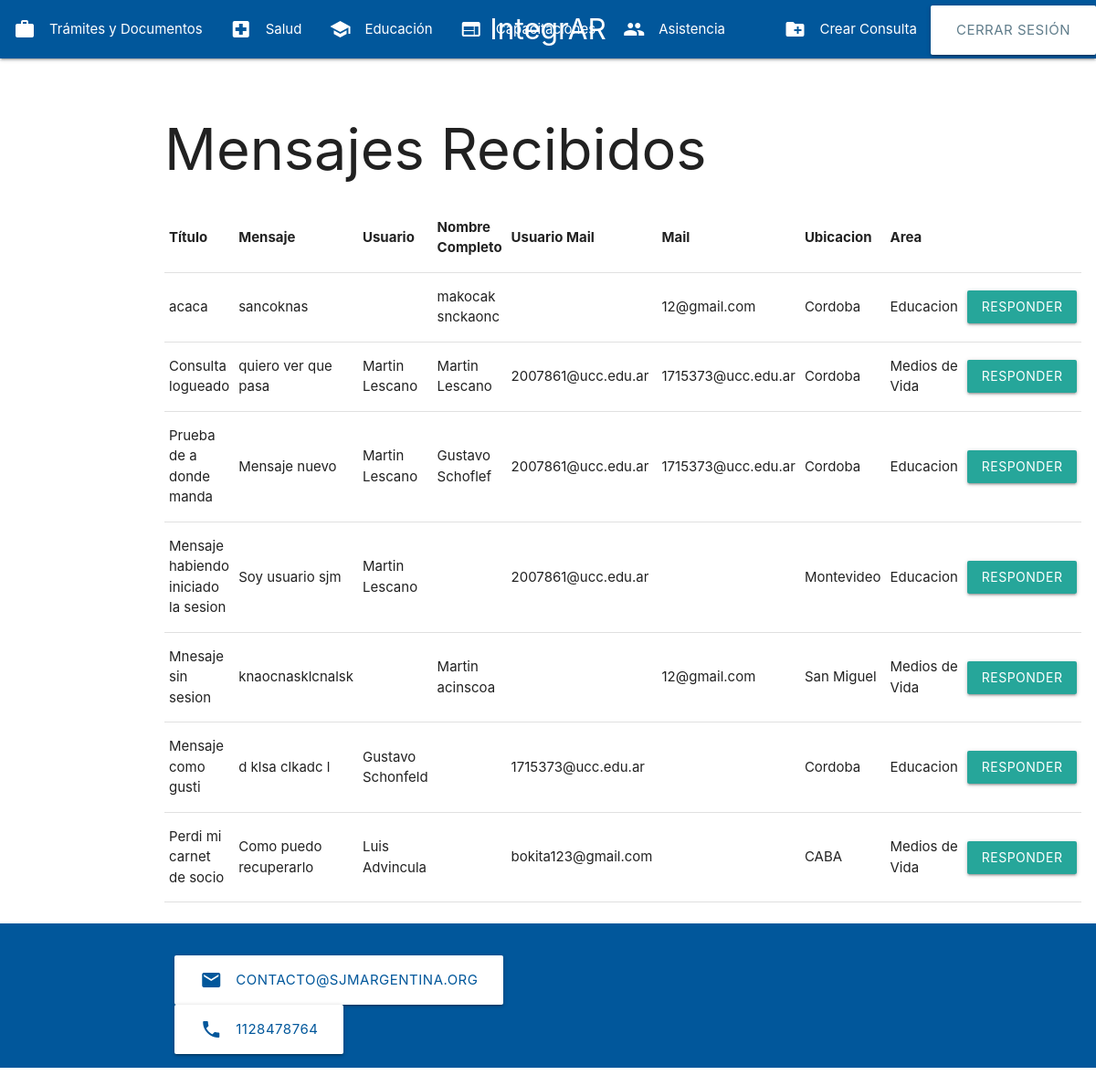
Page /gestionar_mensajes/ (signed in) on the committed database.
### consultas/models.py (models this page shows, shortened)
class Mensaje(models.Model):
    id = models.AutoField(primary_key=True)  # Campo para el ID (número de seguimiento)
    titulo = models.CharField(max_length=200)
    mensaje = models.TextField()
    fecha = models.DateTimeField(auto_now_add=True)
    usuario = models.ForeignKey(User, null=True, blank=True, on_delete=models.SET_NULL)
    nombre = models.CharField(max_length=100, blank=True)  # Para usuarios no registrados
    apellido = models.CharField(max_length=100, blank=True)
    telefono = models.CharField(max_length=15, blank=True)
    email = models.EmailField(blank=True)
    nucleo_familiar = models.CharField(max_length=100, blank=True)  # No obligatorio
    ubicacion = models.ForeignKey(Ubicacion, on_delete=models.CASCADE, related_name='mensajes', null=True)  # Permite nulos temporalmente
    area = models.ForeignKey(Area, on_delete=models.CASCADE, related_name='mensajes', null=True)  # Permite nulos temporalmente
    respuesta = models.TextField(blank=True)

class Ubicacion(models.Model):
    nombre = models.CharField(max_length=100)
    def __str__(self):
        return self.nombre

class Area(models.Model):
    nombre = models.CharField(max_length=100)
    def __str__(self):
        return self.nombre

### consultas/views.py (the view, shortened to what this page needs)
# urls.py: path('gestionar_mensajes/', views.gestionar_mensajes, name='gestionar_mensajes'),
@login_required
@user_passes_test(is_sjm)
def gestionar_mensajes(request):
    if not request.user.groups.filter(name='SJM').exists():
        return redirect('inicio')  # Redirigir si no es SJM
    mensajes = Mensaje.objects.all()
    return render(request, 'gestionar_mensajes.html', {'mensajes': mensajes})

### consultas/views.py (called while the page is built)
def is_sjm(user):
    return user.groups.filter(name='SJM').exists()

### consultas/templates/gestionar_mensajes.html (shortened to what this page needs)
<!DOCTYPE html>
<html lang="es">
<head>
    <link href="https://cdnjs.cloudflare.com/ajax/libs/materialize/1.0.0/css/materialize.min.css" rel="stylesheet">
</head>
<body>
    {% include 'navbar.html' %}
    <div class="container">
        <h1>Mensajes Recibidos</h1>
        <table>
            <thead>
                <tr>
                    <th>Título</th>
                    <th>Mensaje</th>
                    <th>Usuario</th>
                    <th>Nombre Completo</th>
                    <th>Usuario Mail</th>
                    <th>Mail</th>
                    <th>Ubicacion</th>
                    <th>Area</th>
                </tr>
            </thead>
            <tbody>
                {% for mensaje in mensajes %}
                    <tr>
                        <td>{{ mensaje.titulo }}</td>
                        <td>{{ mensaje.mensaje }}</td>
                        <td>{{ mensaje.usuario.first_name }} {{ mensaje.usuario.last_name }}</td>
                        <td>{{ mensaje.nombre }} {{ mensaje.apellido }}</td>
                        <td>{{ mensaje.usuario.email }}</td>
                        <td>{{ mensaje.email }}</td>
                        <td>{{ mensaje.ubicacion }}</td>
                        <td>{{ mensaje.area }}</td>
                        <td>
                            <a href="#respuesta-{{ mensaje.id }}" class="btn">Responder</a>
                        </td>
                    </tr>
                {% empty %}
                    <tr>
                        <td colspan="4">No hay mensajes.</td>
                    </tr>
                {% endfor %}
            </tbody>
        </table>
    </div>
    {% include 'footer.html' %}
</body>
</html>

### rows in the picture
Mensaje: titulo "acaca", mensaje "sancoknas", nombre "makocak", apellido "snckaonc", email "12@gmail.com", ubicacion "Cordoba", area "Educacion"
Mensaje: titulo "Consulta logueado", mensaje "quiero ver que pasa", usuario.first_name "Martin", usuario.last_name "Lescano", nombre "Martin", apellido "Lescano", usuario.email "2007861@ucc.edu.ar", email "1715373@ucc.edu.ar", ubicacion "Cordoba", area "Medios de Vida"
Mensaje: titulo "Prueba de a donde manda", mensaje "Mensaje nuevo", usuario.first_name "Martin", usuario.last_name "Lescano", nombre "Gustavo", apellido "Schoflef", usuario.email "2007861@ucc.edu.ar", email "1715373@ucc.edu.ar", ubicacion "Cordoba", area "Educacion"
Mensaje: titulo "Mensaje habiendo iniciado la sesion", mensaje "Soy usuario sjm", usuario.first_name "Martin", usuario.last_name "Lescano", usuario.email "2007861@ucc.edu.ar", ubicacion "Montevideo", area "Educacion"
Mensaje: titulo "Mnesaje sin sesion", mensaje "knaocnasklcnalsk", nombre "Martin", apellido "acinscoa", email "12@gmail.com", ubicacion "San Miguel", area "Medios de Vida"
Mensaje: titulo "Mensaje como gusti", mensaje "d klsa clkadc l", usuario.first_name "Gustavo", usuario.last_name "Schonfeld", usuario.email "1715373@ucc.edu.ar", ubicacion "Cordoba", area "Educacion"
Mensaje: titulo "Perdi mi carnet de socio", mensaje "Como puedo recuperarlo", usuario.first_name "Luis", usuario.last_name "Advincula", usuario.email "bokita123@gmail.com", ubicacion "CABA", area "Medios de Vida"
